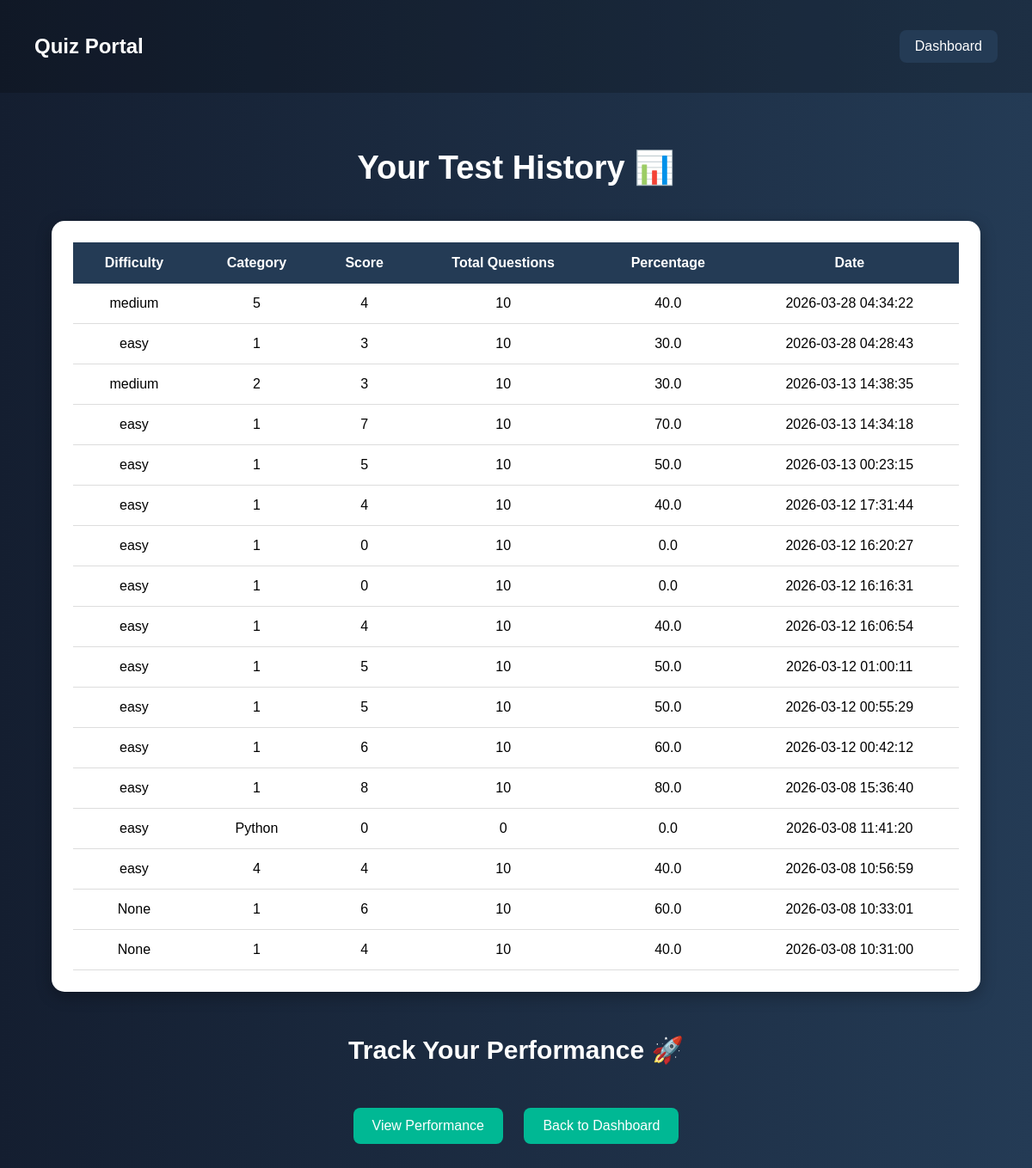
Screenshot of /history (signed in) with the database file from the repository.
### tables this page shows
CREATE TABLE test_history (
    id INTEGER PRIMARY KEY AUTOINCREMENT,
    category TEXT,
    score INTEGER,
    total INTEGER,
    percentage REAL,
    date TIMESTAMP DEFAULT CURRENT_TIMESTAMP
    , user_id INTEGER, difficulty TEXT);

### app.py (the view)
@app.route("/history")
def history():
    if "user_id" not in session:
        return redirect(url_for("login"))
    conn = get_db()
    cursor = conn.cursor()
    cursor.execute("SELECT difficulty,category,score, total, percentage, date FROM test_history WHERE user_id=? ORDER BY date DESC",(session["user_id"],))
    tests = cursor.fetchall()
    conn.close()
    return render_template("history.html", tests=tests)

### app.py (called while the page is built)
def get_db():
    conn = sqlite3.connect("database.db")
    conn.execute("PRAGMA foreign_keys = ON")
    return conn

### templates/history.html (shortened to what this page needs)
<!DOCTYPE html>
<html lang="en">
<head>
</head>
<body>
    <div class="navbar">
        <h2>Quiz Portal</h2>
        <a href="{{ url_for('dashboard') }}">
            Dashboard
        </a>
    </div>
    <div class="container">
        <div class="title">
            <h1>Your Test History 📊</h1>
        </div>
        {% if tests %}
        <div class="table-box">
            <table>
                <tr>
                    <th>Difficulty</th>
                    <th>Category</th>
                    <th>Score</th>
                    <th>Total Questions</th>
                    <th>Percentage</th>
                    <th>Date</th>
                </tr>
                {% for t in tests %}
                <tr>
                    <td>{{ t[0] }}</td>
                    <td>{{ t[1] }}</td>
                    <td>{{ t[2] }}</td>
                    <td>{{ t[3] }}</td>
                    <td>{{ t[4] }}</td>
                    <td>{{ t[5] }}</td>
                </tr>
                {% endfor %}
            </table>
        </div>
        {% else %}
        <div class="empty">
            <p>No test history available.</p>
        </div>
        {% endif %}
        <div class="performance-title">
            <h2>Track Your Performance 🚀</h2>
        </div>
        <div class="buttons">
            <a href="{{url_for('performance',user_id=session['user_id'])}}">
                View Performance
            </a>
            <a href="{{ url_for('dashboard') }}">
                Back to Dashboard
            </a>
        </div>
    </div>
</body>
</html>

### templates/history.html (style rules this page uses)
body { margin: 0; font-family: Arial, sans-serif; background: linear-gradient(to right, #141e30, #243b55); color: white; }
.navbar { display: flex; justify-content: space-between; align-items: center; padding: 20px 40px; background-color: rgba(0, 0, 0, 0.2); }
.navbar a { text-decoration: none; color: white; background-color: #243b55; padding: 10px 18px; border-radius: 8px; transition: 0.3s ease; }
.container { width: 90%; margin: auto; padding-top: 40px; padding-bottom: 50px; }
.title { text-align: center; margin-bottom: 40px; }
.title h1 { font-size: 38px; }
.table-box { background-color: white; border-radius: 15px; padding: 25px; box-shadow: 0px 5px 18px rgba(0, 0, 0, 0.3); overflow-x: auto; }
table { width: 100%; border-collapse: collapse; color: black; }
th { background-color: #243b55; color: white; padding: 15px; }
td { padding: 14px; text-align: center; border-bottom: 1px solid #ddd; }
.buttons { text-align: center; margin-top: 40px; }
.buttons a { text-decoration: none; margin: 10px; display: inline-block; background-color: #00b894; color: white; padding: 12px 22px; border-radius: 8px; transition: 0.3s ease; }
.performance-title { text-align: center; margin-top: 50px; }
.performance-title h2 { font-size: 30px; }

### rows the page displays
test_history: difficulty "medium", category "5", score "4", total "10", percentage "40.0", date "2026-03-28 04:34:22"
test_history: difficulty "easy", category "1", score "3", total "10", percentage "30.0", date "2026-03-28 04:28:43"
test_history: difficulty "medium", category "2", score "3", total "10", percentage "30.0", date "2026-03-13 14:38:35"
test_history: difficulty "easy", category "1", score "7", total "10", percentage "70.0", date "2026-03-13 14:34:18"
test_history: difficulty "easy", category "1", score "5", total "10", percentage "50.0", date "2026-03-13 00:23:15"
test_history: difficulty "easy", category "1", score "4", total "10", percentage "40.0", date "2026-03-12 17:31:44"
test_history: difficulty "easy", category "1", score "0", total "10", percentage "0.0", date "2026-03-12 16:20:27"
test_history: difficulty "easy", category "1", score "0", total "10", percentage "0.0", date "2026-03-12 16:16:31"
test_history: difficulty "easy", category "1", score "4", total "10", percentage "40.0", date "2026-03-12 16:06:54"
test_history: difficulty "easy", category "1", score "5", total "10", percentage "50.0", date "2026-03-12 01:00:11"
test_history: difficulty "easy", category "1", score "5", total "10", percentage "50.0", date "2026-03-12 00:55:29"
test_history: difficulty "easy", category "1", score "6", total "10", percentage "60.0", date "2026-03-12 00:42:12"
test_history: difficulty "easy", category "1", score "8", total "10", percentage "80.0", date "2026-03-08 15:36:40"
test_history: difficulty "easy", category "Python", score "0", total "0", percentage "0.0", date "2026-03-08 11:41:20"
test_history: difficulty "easy", category "4", score "4", total "10", percentage "40.0", date "2026-03-08 10:56:59"
test_history: t "None", category "1", score "6", total "10", percentage "60.0", date "2026-03-08 10:33:01"
test_history: t "None", category "1", score "4", total "10", percentage "40.0", date "2026-03-08 10:31:00"
